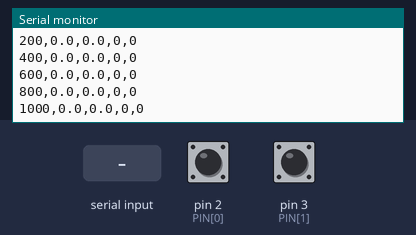
This sketch was run on a simulated Arduino Uno, built with avr-gcc and run on an emulated ATmega328P. Parts: the last lines printed to the serial monitor. Inputs (shaded band) come from the test bench; at power-on: pin 2 (PIN[0]) HIGH, pin 3 (PIN[1]) HIGH.

Above: at 1.2 s.
1.3 s: "s90\n" received over Serial
At 1.31 s:
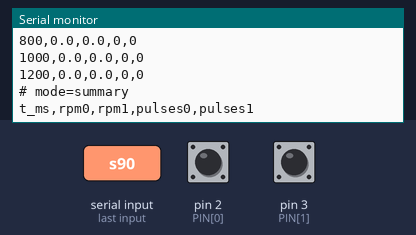
2.8 s: pin 2 (PIN[0]) pulled LOW for 0.15 s
At 3.16 s:
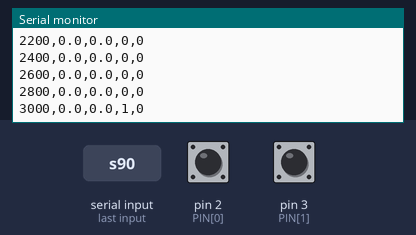
4.4 s: pin 3 (PIN[1]) pulled LOW for 0.15 s
At 4.76 s:
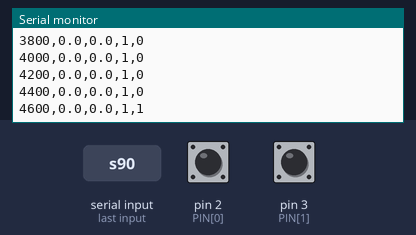
6.0 s: pin 2 (PIN[0]) pulled LOW for 1 s
At 7.16 s:
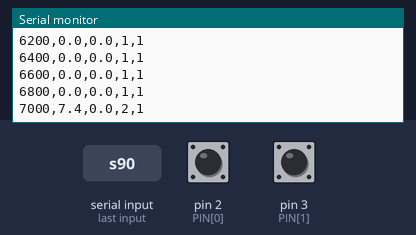
8.5 s: pin 3 (PIN[1]) pulled LOW for 1 s
At 9.76 s:
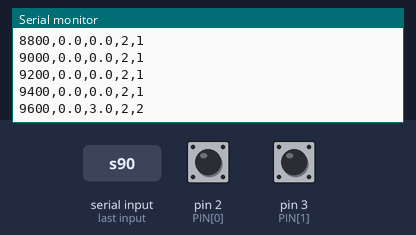
Timing chart, 0 to 11.5 s (numbered marks = the images above; inputs shaded):
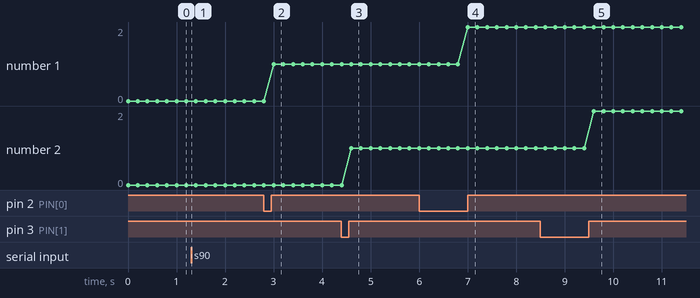

The sketch:

tachometer.ino
```cpp
// Two-channel optical tachometer for the nested-motor rig.
//
//   Channel 0 -> D2 (INT0): cradle encoder ring   (Phase 3)  /  dyno disc (Phase 1)
//   Channel 1 -> D3 (INT1): output encoder disc   (Phase 3)
//
// Slot-sensor modules: VCC -> 5V, GND -> GND, DO -> D2 / D3.
//
// Serial at 250000 baud (exact on a 16 MHz AVR). Commands, newline-terminated:
//   p <ch> <ppr>   set pulses per revolution for a channel (defaults: ch0 = 2, ch1 = 4)
//   s              summary mode (default): every 200 ms prints  t_ms,rpm0,rpm1,pulses0,pulses1
//   r <ch>         raw mode: prints one line per pulse on that channel:  t_us
//                  (used for the spin-up / inertia test; start it, then switch the motor on)
//
// RPM in summary mode = (pulses in window - 1) / ppr / (last - first pulse time), i.e.
// whole pulse intervals only, so the window boundaries add no quantization error.

const uint8_t PIN[2] = {2, 3};
const unsigned long MIN_INTERVAL_US = 40;   // reject comparator chatter on a single edge
const unsigned long REPORT_MS = 200;
const unsigned long STALL_US = 500000UL;    // no pulse for this long -> report 0 rpm

volatile unsigned long lastUs[2], firstInWindow[2], lastInWindow[2];
volatile unsigned int countInWindow[2];
volatile unsigned long totalPulses[2];

#define RAW_BUF 64
volatile unsigned long rawBuf[RAW_BUF];
volatile uint8_t rawHead = 0, rawTail = 0;
volatile int8_t rawChannel = -1;

uint8_t ppr[2] = {2, 4};

void pulse(uint8_t ch) {
  unsigned long now = micros();
  if (now - lastUs[ch] < MIN_INTERVAL_US) return;
  lastUs[ch] = now;
  totalPulses[ch]++;
  if (countInWindow[ch] == 0) firstInWindow[ch] = now;
  lastInWindow[ch] = now;
  countInWindow[ch]++;
  if (rawChannel == ch) {
    uint8_t next = (rawHead + 1) % RAW_BUF;
    if (next != rawTail) {        // drop on overflow rather than corrupt
      rawBuf[rawHead] = now;
      rawHead = next;
    }
  }
}

void isr0() { pulse(0); }
void isr1() { pulse(1); }

void setup() {
  Serial.begin(250000);
  for (uint8_t ch = 0; ch < 2; ch++) pinMode(PIN[ch], INPUT_PULLUP);
  attachInterrupt(digitalPinToInterrupt(PIN[0]), isr0, RISING);
  attachInterrupt(digitalPinToInterrupt(PIN[1]), isr1, RISING);
  Serial.println(F("# nested-motor tachometer ready; mode=summary"));
  Serial.println(F("t_ms,rpm0,rpm1,pulses0,pulses1"));
}

float windowRpm(uint8_t ch, unsigned int n, unsigned long first, unsigned long last, unsigned long nowUs) {
  if (nowUs - lastUs[ch] > STALL_US || n < 2) return 0.0;
  return (n - 1) * 60.0e6 / ((float)ppr[ch] * (float)(last - first));
}

void handleCommand() {
  static char line[24];
  static uint8_t len = 0;
  while (Serial.available()) {
    char c = Serial.read();
    if (c != '\n' && c != '\r') {
      if (len < sizeof(line) - 1) line[len++] = c;
      continue;
    }
    line[len] = 0;
    len = 0;
    int a = 0, b = 0;
    if (line[0] == 'p' && sscanf(line + 1, "%d %d", &a, &b) == 2 && a >= 0 && a < 2 && b > 0) {
      ppr[a] = b;
      Serial.print(F("# ppr")); Serial.print(a); Serial.print('='); Serial.println(b);
    } else if (line[0] == 'r' && sscanf(line + 1, "%d", &a) == 1 && a >= 0 && a < 2) {
      noInterrupts(); rawHead = rawTail = 0; rawChannel = a; interrupts();
      Serial.print(F("# mode=raw ch=")); Serial.print(a); Serial.print(F(" ppr=")); Serial.println(ppr[a]);
      Serial.println(F("t_us"));
    } else if (line[0] == 's') {
      rawChannel = -1;
      Serial.println(F("# mode=summary"));
      Serial.println(F("t_ms,rpm0,rpm1,pulses0,pulses1"));
    }
  }
}

void loop() {
  handleCommand();

  if (rawChannel >= 0) {
    while (rawTail != rawHead) {
      noInterrupts(); unsigned long t = rawBuf[rawTail]; interrupts();
      rawTail = (rawTail + 1) % RAW_BUF;
      Serial.println(t);
    }
    return;
  }

  static unsigned long nextReport = 0;
  unsigned long nowMs = millis();
  if (nowMs < nextReport) return;
  nextReport = nowMs + REPORT_MS;

  unsigned int n[2]; unsigned long f[2], l[2], tot[2];
  noInterrupts();
  for (uint8_t ch = 0; ch < 2; ch++) {
    n[ch] = countInWindow[ch]; f[ch] = firstInWindow[ch]; l[ch] = lastInWindow[ch]; tot[ch] = totalPulses[ch];
    // carry the last pulse into the next window so no interval is lost between windows
    countInWindow[ch] = n[ch] > 0 ? 1 : 0;
    firstInWindow[ch] = l[ch];
  }
  interrupts();
  unsigned long nowUs = micros();
  Serial.print(nowMs);
  for (uint8_t ch = 0; ch < 2; ch++) { Serial.print(','); Serial.print(windowRpm(ch, n[ch], f[ch], l[ch], nowUs), 1); }
  for (uint8_t ch = 0; ch < 2; ch++) { Serial.print(','); Serial.print(tot[ch]); }
  Serial.println();
}
```

Measured:
- after the input at 1.3 s, the serial monitor: prints a new line at once (image 1)
- after the input at 2.8 s, the serial monitor: prints a new line after 0.20 s (image 2)
- after the input at 4.4 s, the serial monitor: prints a new line after 0.20 s (image 3)
- after the input at 6.0 s, the serial monitor: prints a new line after 1.0 s (image 4)
- after the input at 8.5 s, the serial monitor: prints a new line after 1.1 s (image 5)
- plotted number 1: 1 → 2 after the input at 6.0 s
